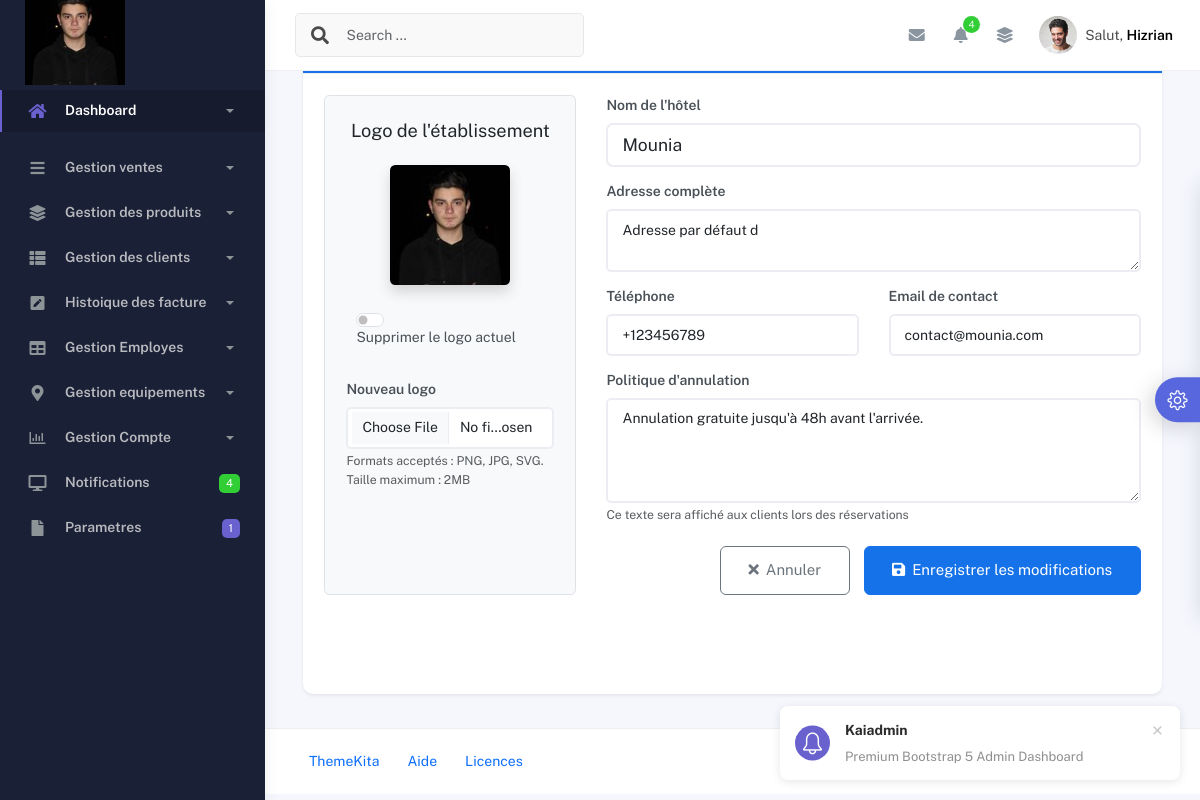
The app's page /parametres/ (signed in), older data.
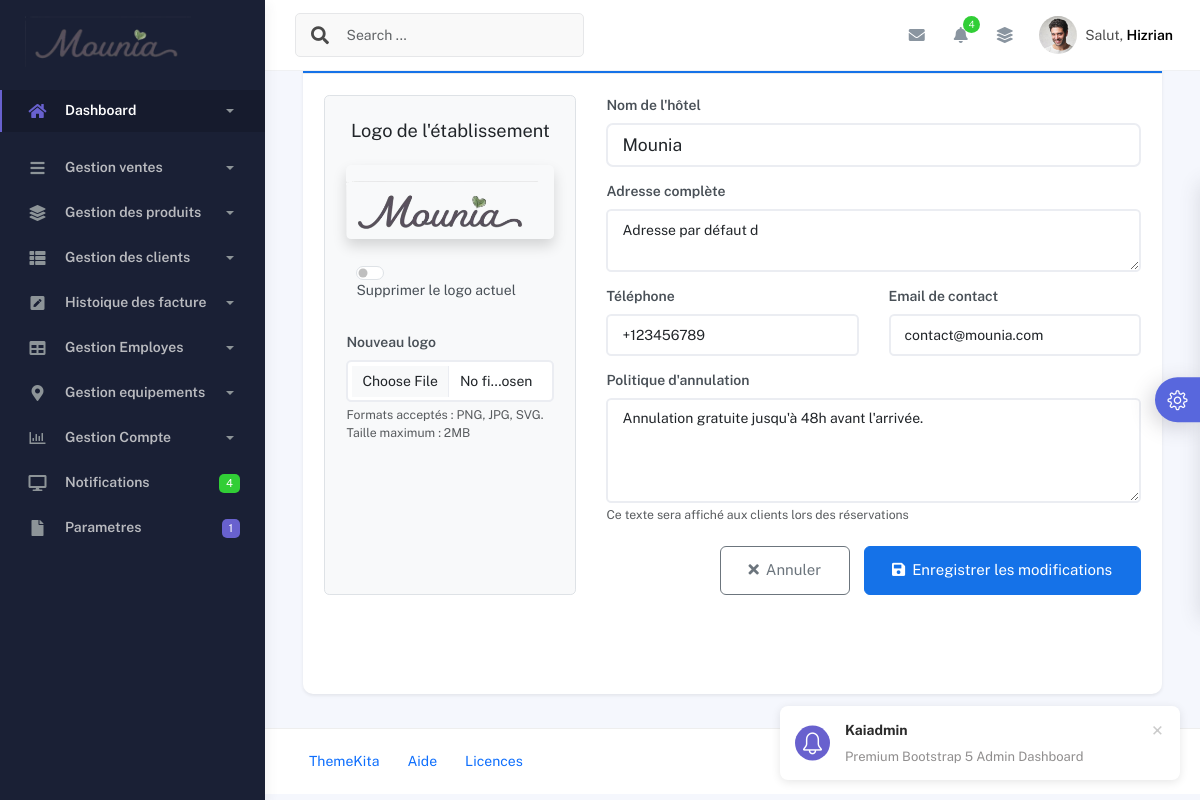
The same page, newer data.
### application/models.py (models this page shows, shortened)
class ParametresMounia(models.Model):
    nom_hotel = models.CharField(max_length=100, default="Mon app")
    adresse = models.TextField(default="Adresse par défaut")
    email_contact = models.EmailField(default="contact@mounia.com")
    telephone_contact = models.CharField(max_length=20, default="+123456789")
    politique_annulation = models.TextField(
        default="Annulation gratuite jusqu'à 48h avant l'arrivée.",
        help_text="Texte explicatif pour les annulations"
    )
    logo = models.ImageField(upload_to='hotel_logos/', blank=True, null=True)  # Optionnel
    class Meta:
        verbose_name_plural = "Paramètres de mounia"  # Nom correct dans l'admin Django

### application/views.py (the view)
# urls.py: path('parametres/',  views.parametres_application, name='parametres_app'),
@login_required
def parametres_application(request):
    parametres, created = ParametresMounia.objects.get_or_create(pk=1)
    if request.method == 'POST':
        form = ParametresForm(request.POST, request.FILES, instance=parametres)
        if form.is_valid():
            form.save()
            messages.success(request, 'Paramètres mis à jour avec succès!')
            return redirect('parametres_app')
    else:
        form = ParametresForm(instance=parametres)
    return render(request, 'parametre/applications.html', {
        'form': form,
        'parametres': parametres
    })

### application/forms.py
class ParametresForm(forms.ModelForm):
    class Meta:
        model = ParametresMounia
        fields = ['nom_hotel', 'logo', 'adresse', 'telephone_contact', 'email_contact']
        widgets = {
            'nom_hotel': forms.TextInput(attrs={'class': 'form-control'}),
            'adresse': forms.Textarea(attrs={'class': 'form-control', 'rows': 3}),
            'telephone_contact': forms.TextInput(attrs={'class': 'form-control'}),
            'email_contact': forms.EmailInput(attrs={'class': 'form-control'}),
        }
        labels = {
            'nom_hotel': "Nom de l'établissement",
            'logo': "Logo (format PNG/JPG, max 500KB)",
        }
    logo = forms.ImageField(
        required=False,
        widget=forms.FileInput(attrs={'class': 'form-control'}),
        validators=[FileExtensionValidator(['png', 'jpg', 'jpeg', 'svg'])]
    )

### application/context_processors.py (called while the page is built)
def parametres_mounia(request):
    return {
        'parametres': ParametresMounia.objects.first() or None
    }

### templates/parametre/applications.html (shortened to what the changed rows need)
{% extends "base.html" %}
{% load static %}
{% block content %}
<div class="container-fluid py-3" style="max-width: 95%">
  <div class="row justify-content-center">
    <div class="col-12">
      <div class="card shadow-sm border-0">
        <div class="card-body p-4">
          <form method="post" enctype="multipart/form-data" class="needs-validation" novalidate>
            <div class="row g-4">
              <div class="col-lg-4 col-md-5">
                <div class="border rounded p-4 h-100 bg-light">
                  {% if parametres.logo %}
                    <div class="text-center mb-3">
                      <img
                        src="{{ parametres.logo.url }}"
                        alt="Logo actuel"
                        class="img-fluid rounded shadow"
                        style="max-height: 120px"
                      />
                    </div>
                    <div class="form-check form-switch mb-3">
                      <input
                        class="form-check-input"
                        type="checkbox"
                        id="remove_logo"
                        name="remove_logo"
                      />
                      <label class="form-check-label" for="remove_logo">
                        Supprimer le logo actuel
                      </label>
                    </div>
                  {% else %}
                    <div class="text-center bg-white rounded p-4 mb-3 border">
                      <i class="fas fa-image fa-3x text-muted mb-3"></i>
                      <p class="text-muted mb-0">Aucun logo configuré</p>
                    </div>
                  {% endif %}
                </div>
              </div>
              <div class="col-lg-8 col-md-7">
                <div class="row g-3">
                  <div class="col-12">
                    <label for="id_nom_hotel" class="form-label fw-bold">Nom de l'hôtel</label>
                    <input
                      type="text"
                      class="form-control form-control-lg"
                      id="id_nom_hotel"
                      name="nom_hotel"
                      value="{{ parametres.nom_hotel }}"
                      required
                    />
                  </div>
                  <div class="col-12">
                    <label for="id_adresse" class="form-label fw-bold">Adresse complète</label>
                    <textarea
                      class="form-control"
                      id="id_adresse"
                      name="adresse"
                      rows="2"
                      required
                    >{{ parametres.adresse }}</textarea>
                  </div>
                  <div class="col-md-6">
                    <label for="id_telephone_contact" class="form-label fw-bold">Téléphone</label>
                    <input
                      type="tel"
                      class="form-control"
                      id="id_telephone_contact"
                      name="telephone_contact"
                      value="{{ parametres.telephone_contact }}"
                      required
                    />
                  </div>
                  <div class="col-md-6">
                    <label for="id_email_contact" class="form-label fw-bold">Email de contact</label>
                    <input
                      type="email"
                      class="form-control"
                      id="id_email_contact"
                      name="email_contact"
                      value="{{ parametres.email_contact }}"
                      required
                    />
                  </div>
                  <div class="col-12">
                    <label for="id_politique_annulation" class="form-label fw-bold">Politique d'annulation</label>
                    <textarea
                      class="form-control"
                      id="id_politique_annulation"
                      name="politique_annulation"
                      rows="4"
                    >{{ parametres.politique_annulation }}</textarea>
                    <div class="form-text">
                      Ce texte sera affiché aux clients lors des réservations
                    </div>
                  </div>
                </div>
              </div>
            </div>
          </form>
        </div>
      </div>
    </div>
  </div>
</div>
{% endblock %}

### templates/base.html (shortened to what the changed rows need)
{% load static %}
<!DOCTYPE html>
<html lang="fr">
  <head>
    <link href="https://cdn.jsdelivr.net/npm/bootstrap@5.3.0/dist/css/bootstrap.min.css" rel="stylesheet">
    <link href="https://cdn.jsdelivr.net/npm/bootstrap-icons@1.10.0/font/bootstrap-icons.css" rel="stylesheet">
    <link href="https://cdnjs.cloudflare.com/ajax/libs/font-awesome/5.15.4/css/all.min.css" rel="stylesheet">
    <link href="https://cdn.jsdelivr.net/npm/@fullcalendar/core/main.css" rel="stylesheet">
    <link href="https://cdn.jsdelivr.net/npm/@fullcalendar/daygrid/main.css" rel="stylesheet">
    <link href="https://cdn.jsdelivr.net/npm/@fullcalendar/timegrid/main.css" rel="stylesheet">
<link href="https://cdn.jsdelivr.net/npm/bootstrap@5.3.0/dist/css/bootstrap.min.css" rel="stylesheet">
<link href="https://cdn.jsdelivr.net/npm/bootstrap-icons/font/bootstrap-icons.css" rel="stylesheet">
    <link rel="stylesheet" href="{% static 'assets/css/bootstrap.min.css' %}" />
    <link rel="stylesheet" href="{% static 'assets/css/plugins.min.css' %}" />
    <link rel="stylesheet" href="{% static 'assets/css/kaiadmin.min.css' %}" />
    <link rel="stylesheet" href="{% static 'assets/css/demo.css' %}" />
  </head>
  <body>
    <div class="wrapper">
      <div class="sidebar" data-background-color="dark">
        <div class="sidebar-logo">
<div class="logo-header" data-background-color="dark">
  <a href="{% url 'home' %}" class="logo">
    {% if parametres.logo %}
      <img src="{{ parametres.logo.url }}"
           alt="{{ parametres.nom_hotel }}"
           class="navbar-brand custom-logo"
           style="max-height: 100px; width: auto; max-width: 180px;">
    {% else %}
      <img src="{% static 'assets/img/kaiadmin/logo_light.svg' %}"
           alt="Logo par défaut"
           class="navbar-brand custom-logo"
           style="max-height: 60px; width: auto; max-width: 180px;">
    {% endif %}
  </a>
</div>
        </div>
      </div>
      <div class="main-panel">
                  {% block content %} {% endblock content %}
                  </div>
                  </body>
                  </html>

Row changes from the older to the newer data that the page shows:
changed ParametresMounia "Mounia": logo: a different picture
